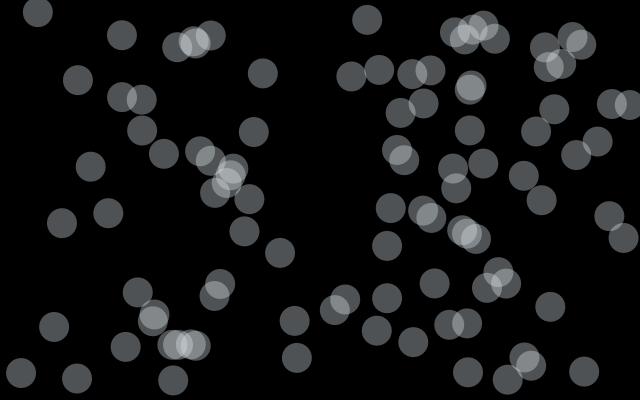
Frame 1 (no input)
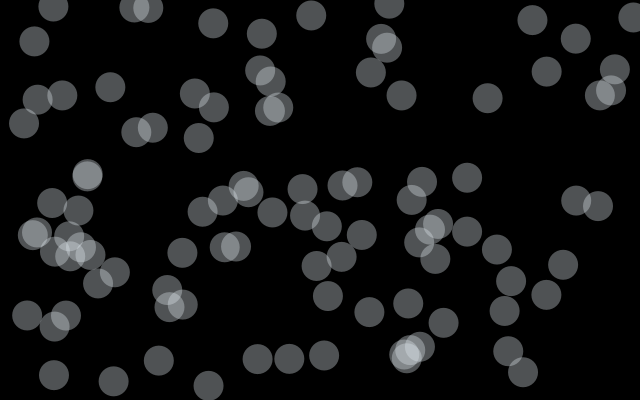
Frame 60 (the mouse pressed at the canvas centre just before this capture)
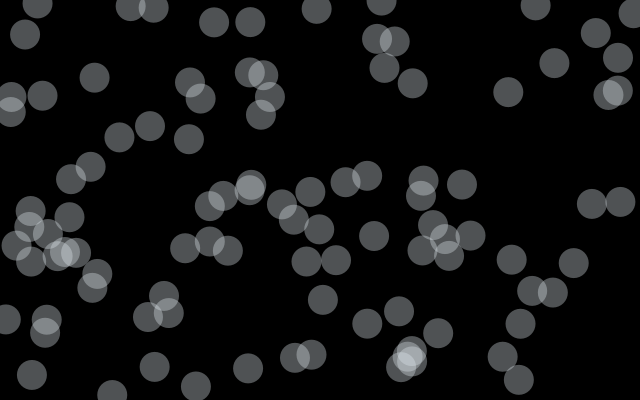
Frame 120 (the mouse held since frame 60 and released just before this capture)

The Processing sketch that drew these frames (run headless with seeded random() and noise(); from frame 60 on, the mouse is pressed at the canvas centre):

// Processing sketch: processing_45183
// ── processing_45183.pde



class Particle {
  PVector pos = new PVector();
  //PVector velocity;
  PVector velocity = new PVector();
  
  Particle(float x, float y, float vx, float vy) {
    pos.x = x;
    pos.y = y;
    velocity.x = vx;
    velocity.y = vy;
  }
  
  void update(float randx, float randy) {
    pos.x += (randx - pos.x)/velocity.x;
    pos.y += (randy - pos.y)/velocity.y;
  }
  
  void draw() {
   fill(225, 232, 239, 90);
   noStroke();
   smooth();
   ellipse(pos.x, pos.y, 30, 30); 
  }
}


Particle[] particles = new Particle[100];
float[] randx = new float[100];
float[] randy = new float[100];
float rx;
float ry;
float rtargetx;
float rtargety;

void setup() {
  size(640, 400);
  frameRate(60);
  
  for (int i=0; i < 100; i++) {
    rx = random(0, width);
    ry = random(0, height);
    particles[i] = new Particle(rx, ry, 20, 20);
    randx[i] = random(0, width);
    randy[i] = random(0, height);
  }
}

void draw() {
  background(0);
  for (int index=0; index < 100; index++) {
    rtargetx = random(0, width);
    rtargety = random(0, height);
    particles[index].update(randx[index], randy[index]);
    particles[index].draw();
  }
}
